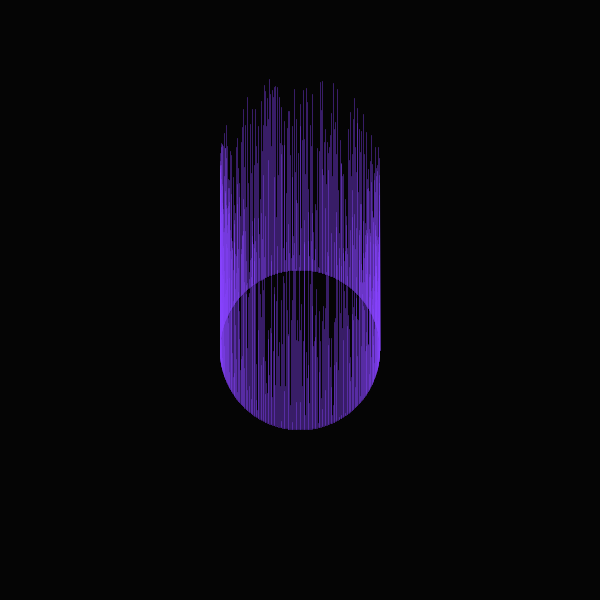
Frame 1 (no input)
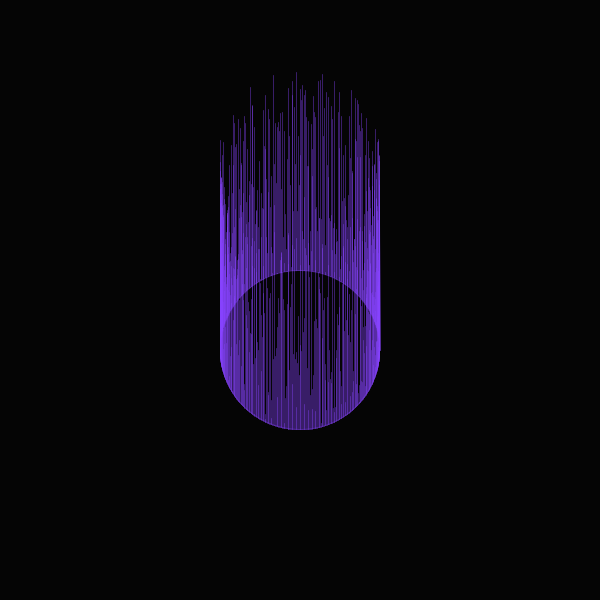
Frame 2 (the mouse pressed at the canvas centre, redrawn once)

The Processing sketch that drew these frames (run headless with seeded random() and noise(); the mouse was pressed at the canvas centre and the sketch redrawn once):

// Processing sketch: flares
// ── flares.pde
Balls ball[]=new Balls[5]; 
void setup(){
  size(600,600);
  noLoop();
  
  
}
void draw(){
  float r=80;
  float s=92;
  translate(300,350);
  rotate(-PI/2);
  background(5);
  float a=0;
  noFill();
  ellipse(0,0,r*2,r*2);
   stroke( 134,66,255,100);
  noFill();
  for(a=PI/2;a>-PI/2;a-=0.01){
   
    float x=0+cos(a)*r;
    float y=0+sin(a)*r;
    line(x,y,x+random(200),y);
    //s+=0.5;
  }
  for(a=PI/2;a<3*PI/2;a+=0.01){
    float x=0+cos(a)*r;
    float y=0+sin(a)*r;
    line(x,y,x+random(200),y);
    //s+=0.5;
  }
}
// ── balls.pde
class Balls{
PVector pos;
float r=0;
Balls(PVector e,float w){
  pos=e.get();
  r=w;
}
void update(){
 
  float a=0;
  ellipse(pos.x,pos.y,r*2,r*2);
  stroke(255);
  noFill();
  for(a=PI/2;a>-PI/2;a-=0.01){
    float x=pos.x+cos(a)*r;
    float y=pos.y+sin(a)*r;
    line(x,y,x+random(100),y);
  }
}



}
